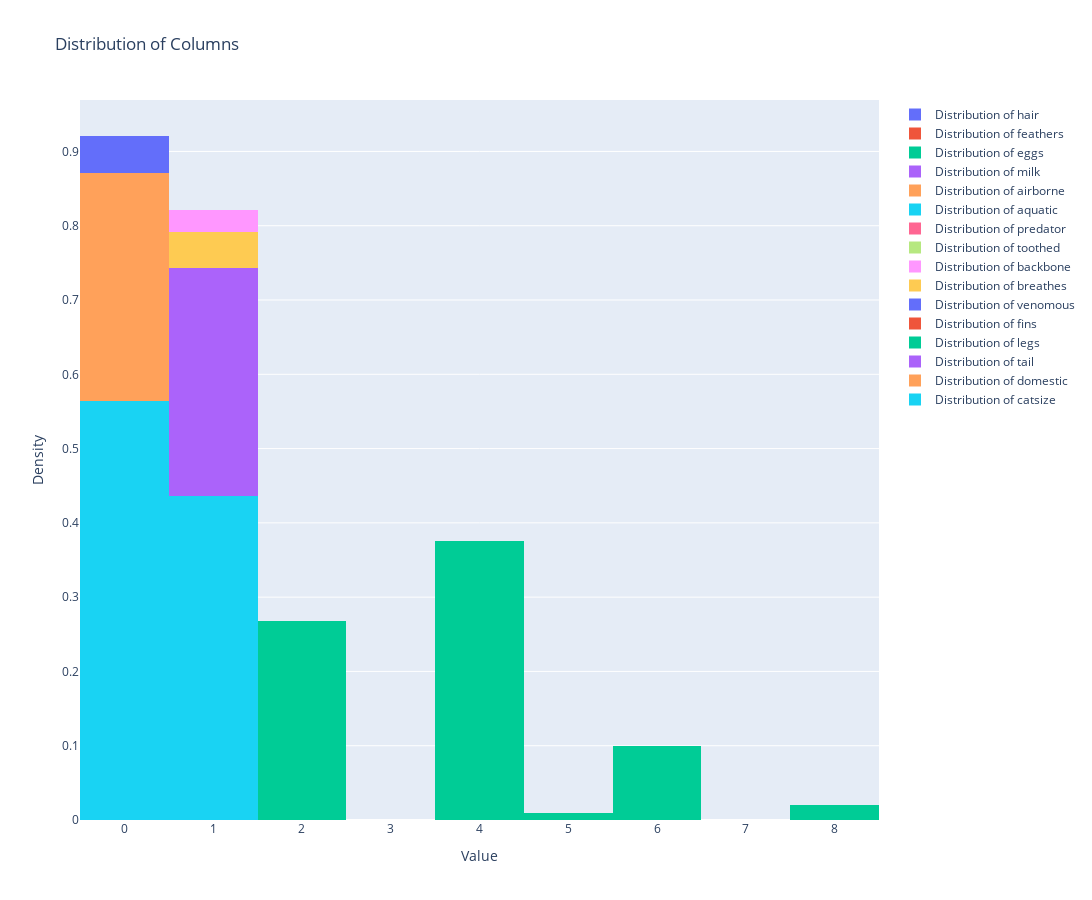

The notebook cell saved with this chart:
### Code cell
import plotly.graph_objects as go
from scipy import stats

for i, column in enumerate(zoo_data.columns[1:-1], 1):
    dist_names = ['norm', 'expon', 'uniform']
    best_fit = ''
    best_params = None
    best_kstest = np.inf
    for dist_name in dist_names:
        dist = getattr(stats, dist_name)
        params = dist.fit(zoo_data[column])
        kstest = stats.kstest(zoo_data[column], dist_name, args=params)[0]
        if kstest < best_kstest:
            best_fit = dist_name
            best_params = params
            best_kstest = kstest
    print(f'Column {i}: Best fit is {best_fit} with parameters {best_params}')

fig = go.Figure()
for i, column in enumerate(zoo_data.columns[1:-1], 1):
    fig.add_trace(go.Histogram(x=zoo_data[column], histnorm='probability density', name=f'Distribution of {column}'))

fig.update_layout(title='Distribution of Columns', height=900, width=1200, barmode='overlay', xaxis_title='Value', yaxis_title='Density')

fig.show()

### Figure 1 — Plotly figure (JSON) as saved in the notebook; plotly's stock layout.template omitted (floating-point values rounded to 4 significant figures)
{"data": [{"histnorm": "probability density", "name": "Distribution of hair", "type": "histogram", "x": [1, 1, 0, 1, 1, 1, 1, 0, 0, 1, 1, 0, 0, 0, 0, 0, 0, 1, 0, 0, 0, 0, 1, 0, 0, 0, 0, 1, 1, 1, 0, 1, 1, 0, 0, 1, 1, 0, 0, 1, 1, 0, 0, 0, 1, 1, 0, 1, 1, 1, 1, 1, 0, 0, 1, 1, 0, 0, 0, 0, 0, 0, 0, 1, 1, 1, 0, 1, 1, 1, 1, 0, 0, 0, 1, 1, 0, 0, 0, 0, 0, 0, 0, 0, 1, 0, 0, 0, 0, 0, 0, 0, 0, 1, 1, 0, 1, 1, 1, 0, 0]}, {"histnorm": "probability density", "name": "Distribution of feathers", "type": "histogram", "x": [0, 0, 0, 0, 0, 0, 0, 0, 0, 0, 0, 1, 0, 0, 0, 0, 1, 0, 0, 0, 1, 1, 0, 1, 0, 0, 0, 0, 0, 0, 0, 0, 0, 1, 0, 0, 0, 1, 0, 0, 0, 1, 0, 1, 0, 0, 0, 0, 0, 0, 0, 0, 0, 0, 0, 0, 1, 1, 1, 1, 0, 0, 0, 0, 0, 0, 0, 0, 0, 0, 0, 1, 0, 0, 0, 0, 0, 0, 1, 1, 0, 0, 0, 1, 0, 0, 0, 1, 0, 0, 0, 0, 0, 0, 0, 1, 0, 0, 0, 0, 1]}, {"histnorm": "probability density", "name": "Distribution of eggs", "type": "histogram", "x": [0, 0, 1, 0, 0, 0, 0, 1, 1, 0, 0, 1, 1, 1, 1, 1, 1, 0, 1, 0, 1, 1, 0, 1, 1, 1, 1, 0, 0, 0, 1, 0, 0, 1, 1, 0, 0, 1, 1, 1, 1, 1, 1, 1, 0, 0, 1, 0, 0, 0, 0, 1, 1, 1, 0, 0, 1, 1, 1, 1, 1, 1, 1, 1, 0, 0, 0, 0, 0, 0, 0, 1, 0, 1, 0, 0, 0, 1, 1, 1, 1, 1, 1, 1, 0, 1, 1, 1, 1, 1, 1, 1, 1, 0, 0, 1, 0, 1, 0, 1, 1]}, {"histnorm": "probability density", "name": "Distribution of milk", "type": "histogram", "x": [1, 1, 0, 1, 1, 1, 1, 0, 0, 1, 1, 0, 0, 0, 0, 0, 0, 1, 0, 1, 0, 0, 1, 0, 0, 0, 0, 1, 1, 1, 0, 1, 1, 0, 0, 1, 1, 0, 0, 0, 0, 0, 0, 0, 1, 1, 0, 1, 1, 1, 1, 0, 0, 0, 1, 1, 0, 0, 0, 0, 0, 0, 0, 1, 1, 1, 1, 1, 1, 1, 1, 0, 0, 0, 1, 1, 0, 0, 0, 0, 0, 0, 0, 0, 1, 0, 0, 0, 0, 0, 0, 0, 0, 1, 1, 0, 1, 0, 1, 0, 0]}, {"histnorm": "probability density", "name": "Distribution of airborne", "type": "histogram", "x": [0, 0, 0, 0, 0, 0, 0, 0, 0, 0, 0, 1, 0, 0, 0, 0, 1, 0, 0, 0, 1, 1, 0, 1, 0, 0, 0, 1, 0, 0, 1, 0, 0, 1, 0, 0, 0, 1, 0, 1, 1, 0, 1, 1, 0, 0, 0, 0, 0, 0, 0, 1, 0, 0, 0, 0, 0, 1, 0, 1, 0, 0, 0, 0, 0, 0, 0, 0, 0, 0, 0, 0, 0, 0, 0, 0, 0, 0, 1, 1, 0, 0, 0, 1, 0, 0, 0, 1, 0, 0, 0, 0, 0, 1, 0, 1, 0, 1, 0, 0, 1]}, {"histnorm": "probability density", "name": "Distribution of aquatic", "type": "histogram", "x": [0, 0, 1, 0, 0, 0, 0, 1, 1, 0, 0, 0, 1, 0, 1, 1, 0, 0, 1, 1, 0, 1, 0, 0, 0, 1, 1, 0, 0, 0, 0, 0, 0, 1, 1, 0, 0, 0, 1, 0, 0, 0, 0, 0, 0, 0, 1, 0, 1, 0, 0, 0, 1, 1, 0, 0, 0, 0, 1, 0, 1, 1, 0, 1, 0, 0, 1, 0, 0, 0, 0, 0, 0, 1, 1, 1, 1, 1, 1, 1, 0, 0, 1, 0, 0, 1, 1, 1, 0, 1, 0, 0, 1, 0, 0, 0, 0, 0, 0, 0, 0]}, {"histnorm": "probability density", "name": "Distribution of predator", "type": "histogram", "x": [1, 0, 1, 1, 1, 0, 0, 0, 1, 0, 1, 0, 1, 1, 1, 1, 1, 0, 1, 1, 0, 0, 0, 0, 0, 1, 1, 0, 0, 1, 0, 0, 0, 1, 0, 0, 0, 1, 1, 0, 0, 1, 1, 0, 1, 1, 1, 1, 1, 1, 1, 0, 1, 1, 1, 0, 0, 0, 1, 0, 1, 1, 1, 1, 1, 0, 1, 1, 1, 1, 0, 1, 1, 0, 1, 1, 1, 1, 1, 1, 1, 0, 0, 0, 0, 1, 1, 0, 0, 0, 0, 1, 1, 0, 0, 1, 0, 0, 1, 0, 0]}, {"histnorm": "probability density", "name": "Distribution of toothed", "type": "histogram", "x": [1, 1, 1, 1, 1, 1, 1, 1, 1, 1, 1, 0, 1, 0, 0, 0, 0, 1, 1, 1, 0, 0, 1, 0, 0, 1, 1, 1, 1, 1, 0, 1, 1, 0, 1, 1, 1, 0, 1, 0, 0, 0, 0, 0, 1, 1, 0, 1, 1, 1, 1, 0, 1, 0, 1, 1, 0, 0, 0, 0, 1, 1, 1, 0, 1, 1, 1, 1, 1, 1, 1, 0, 0, 1, 1, 1, 1, 0, 0, 0, 1, 0, 1, 0, 1, 0, 1, 0, 0, 1, 0, 1, 1, 1, 1, 0, 1, 0, 1, 0, 0]}, {"histnorm": "probability density", "name": "Distribution of backbone", "type": "histogram", "x": [1, 1, 1, 1, 1, 1, 1, 1, 1, 1, 1, 1, 1, 0, 0, 0, 1, 1, 1, 1, 1, 1, 1, 1, 0, 1, 1, 1, 1, 1, 0, 1, 1, 1, 1, 1, 1, 1, 1, 0, 0, 1, 0, 1, 1, 1, 0, 1, 1, 1, 1, 0, 1, 0, 1, 1, 1, 1, 1, 1, 1, 1, 1, 1, 1, 1, 1, 1, 1, 1, 1, 1, 0, 1, 1, 1, 1, 0, 1, 1, 1, 0, 1, 1, 1, 0, 1, 1, 0, 1, 1, 1, 1, 1, 1, 1, 1, 0, 1, 0, 1]}, {"histnorm": "probability density", "name": "Distribution of breathes", "type": "histogram", "x": [1, 1, 0, 1, 1, 1, 1, 0, 0, 1, 1, 1, 0, 0, 0, 0, 1, 1, 0, 1, 1, 1, 1, 1, 1, 1, 1, 1, 1, 1, 1, 1, 1, 1, 0, 1, 1, 1, 0, 1, 1, 1, 1, 1, 1, 1, 0, 1, 1, 1, 1, 1, 1, 0, 1, 1, 1, 1, 1, 1, 0, 0, 1, 1, 1, 1, 1, 1, 1, 1, 1, 1, 1, 0, 1, 1, 0, 0, 1, 1, 1, 1, 0, 1, 1, 0, 0, 1, 1, 1, 1, 1, 0, 1, 1, 1, 1, 1, 1, 1, 1]}, {"histnorm": "probability density", "name": "Distribution of venomous", "type": "histogram", "x": [0, 0, 0, 0, 0, 0, 0, 0, 0, 0, 0, 0, 0, 0, 0, 0, 0, 0, 0, 0, 0, 0, 0, 0, 0, 0, 1, 0, 0, 0, 0, 0, 0, 0, 0, 0, 0, 0, 0, 1, 0, 0, 0, 0, 0, 0, 0, 0, 0, 0, 0, 0, 0, 0, 0, 0, 0, 0, 0, 0, 0, 0, 1, 0, 0, 0, 0, 0, 0, 0, 0, 0, 1, 0, 0, 0, 1, 1, 0, 0, 0, 0, 0, 0, 0, 0, 1, 0, 0, 0, 0, 0, 0, 0, 0, 0, 0, 1, 0, 0, 0]}, {"histnorm": "probability density", "name": "Distribution of fins", "type": "histogram", "x": [0, 0, 1, 0, 0, 0, 0, 1, 1, 0, 0, 0, 1, 0, 0, 0, 0, 0, 1, 1, 0, 0, 0, 0, 0, 0, 0, 0, 0, 0, 0, 0, 0, 0, 1, 0, 0, 0, 1, 0, 0, 0, 0, 0, 0, 0, 0, 0, 0, 0, 0, 0, 0, 0, 0, 0, 0, 0, 0, 0, 1, 1, 0, 0, 0, 0, 1, 0, 0, 0, 0, 0, 0, 1, 1, 1, 0, 0, 0, 0, 0, 0, 1, 0, 0, 0, 1, 0, 0, 0, 0, 0, 1, 0, 0, 0, 0, 0, 0, 0, 0]}, {"histnorm": "probability density", "name": "Distribution of legs", "type": "histogram", "x": [4, 4, 0, 4, 4, 4, 4, 0, 0, 4, 4, 2, 0, 0, 4, 6, 2, 4, 0, 0, 2, 2, 4, 2, 6, 4, 4, 2, 4, 2, 6, 4, 2, 2, 0, 4, 4, 2, 0, 6, 6, 2, 6, 2, 4, 4, 6, 4, 4, 4, 4, 6, 4, 8, 4, 4, 2, 2, 2, 2, 0, 0, 0, 4, 4, 4, 0, 4, 4, 4, 4, 2, 8, 0, 0, 2, 0, 0, 2, 2, 0, 0, 0, 2, 2, 5, 0, 2, 6, 4, 4, 4, 0, 2, 4, 2, 2, 6, 4, 0, 2]}, {"histnorm": "probability density", "name": "Distribution of tail", "type": "histogram", "x": [0, 1, 1, 0, 1, 1, 1, 1, 1, 0, 1, 1, 1, 0, 0, 0, 1, 1, 1, 1, 1, 1, 1, 1, 0, 0, 0, 1, 1, 0, 0, 1, 0, 1, 1, 1, 1, 1, 1, 0, 0, 1, 0, 1, 1, 1, 0, 1, 1, 1, 1, 0, 1, 0, 1, 1, 1, 1, 1, 1, 1, 1, 1, 1, 1, 1, 1, 1, 1, 1, 1, 1, 1, 1, 0, 1, 1, 0, 1, 1, 1, 0, 1, 1, 1, 0, 1, 1, 0, 0, 1, 1, 1, 1, 1, 1, 1, 0, 1, 0, 1]}, {"histnorm": "probability density", "name": "Distribution of domestic", "type": "histogram", "x": [0, 0, 0, 0, 0, 0, 1, 1, 0, 1, 0, 1, 0, 0, 0, 0, 0, 0, 0, 0, 1, 0, 0, 0, 0, 0, 0, 0, 0, 1, 0, 1, 0, 0, 0, 1, 0, 0, 0, 1, 0, 0, 0, 0, 0, 0, 0, 0, 0, 0, 0, 0, 0, 0, 0, 0, 0, 1, 0, 0, 0, 0, 0, 0, 0, 1, 0, 0, 1, 0, 1, 0, 0, 0, 0, 0, 0, 0, 0, 0, 0, 0, 0, 0, 0, 0, 0, 0, 0, 0, 0, 0, 0, 0, 0, 0, 0, 0, 0, 0, 0]}, {"histnorm": "probability density", "name": "Distribution of catsize", "type": "histogram", "x": [1, 1, 0, 1, 1, 1, 1, 0, 0, 0, 1, 0, 0, 0, 0, 0, 0, 1, 1, 1, 0, 0, 1, 1, 0, 0, 0, 0, 1, 1, 0, 1, 1, 0, 0, 0, 0, 0, 0, 0, 0, 0, 0, 0, 1, 1, 0, 1, 1, 0, 1, 0, 0, 1, 0, 1, 1, 0, 1, 0, 1, 0, 0, 1, 1, 1, 1, 1, 1, 1, 1, 1, 0, 0, 1, 1, 0, 0, 0, 0, 0, 0, 0, 0, 0, 0, 1, 1, 0, 0, 1, 0, 1, 0, 0, 1, 1, 0, 1, 0, 0]}], "layout": {"barmode": "overlay", "height": 900, "title": {"text": "Distribution of Columns"}, "width": 1200, "xaxis": {"autorange": true, "range": [-0.5, 8.5], "title": {"text": "Value"}, "type": "linear"}, "yaxis": {"autorange": true, "range": [0, 0.9693], "title": {"text": "Density"}}}}
